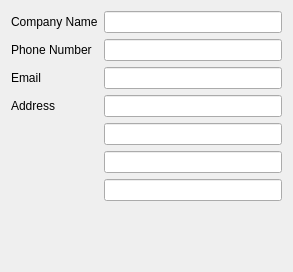
<?xml version="1.0" encoding="UTF-8"?>
<ui version="4.0">
 <class>CompanyDetailsWidget</class>
 <widget class="QWidget" name="CompanyDetailsWidget">
  <property name="geometry">
   <rect>
    <x>0</x>
    <y>0</y>
    <width>293</width>
    <height>272</height>
   </rect>
  </property>
  <property name="windowTitle">
   <string>Form</string>
  </property>
  <layout class="QFormLayout" name="formLayout">
   <item row="0" column="0">
    <widget class="QLabel" name="label_2">
     <property name="text">
      <string>Company Name</string>
     </property>
    </widget>
   </item>
   <item row="0" column="1">
    <widget class="QLineEdit" name="nameEdit"/>
   </item>
   <item row="1" column="0">
    <widget class="QLabel" name="label_3">
     <property name="text">
      <string>Phone Number</string>
     </property>
    </widget>
   </item>
   <item row="1" column="1">
    <widget class="QLineEdit" name="phoneEdit"/>
   </item>
   <item row="2" column="0">
    <widget class="QLabel" name="label_4">
     <property name="text">
      <string>Email</string>
     </property>
    </widget>
   </item>
   <item row="2" column="1">
    <widget class="QLineEdit" name="emailEdit"/>
   </item>
   <item row="3" column="0">
    <widget class="QLabel" name="label_5">
     <property name="text">
      <string>Address</string>
     </property>
    </widget>
   </item>
   <item row="3" column="1">
    <widget class="QLineEdit" name="addressLineEdit1"/>
   </item>
   <item row="4" column="1">
    <widget class="QLineEdit" name="addressLineEdit2"/>
   </item>
   <item row="5" column="1">
    <widget class="QLineEdit" name="addressLineEdit3"/>
   </item>
   <item row="6" column="1">
    <widget class="QLineEdit" name="addressLineEdit4"/>
   </item>
  </layout>
 </widget>
 <resources/>
 <connections/>
</ui>
